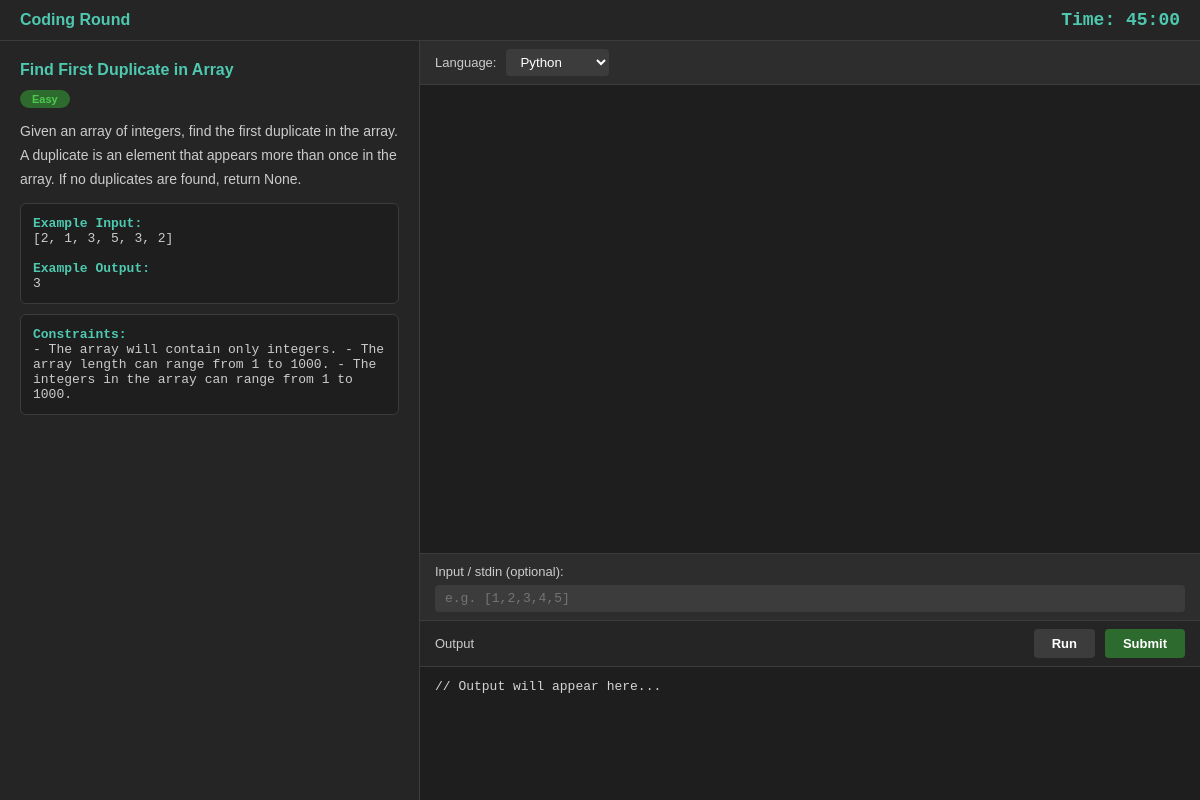
/coding-round/16/, run on the app's committed database.
### editor/models.py (models this page shows, shortened)
class CodingQuestion(models.Model):
    DIFFICULTY_CHOICES = [
        ('easy', 'Easy'),
        ('medium', 'Medium'),
        ('hard', 'Hard')
    ]
    topic = models.CharField(max_length=100)
    difficulty = models.CharField(max_length=20, choices=DIFFICULTY_CHOICES)
    language = models.CharField(max_length=50)
    title = models.CharField(max_length=200, blank=True)
    description = models.TextField()
    example_input = models.TextField(blank=True)
    example_output = models.TextField(blank=True)
    constraints = models.TextField(blank=True)
    starter_code = models.TextField(blank=True)
    created_at = models.DateTimeField(auto_now_add=True)

### editor/views.py (the view)
# urls.py: path('coding-round/<int:question_id>/', views.coding_round, name='coding_round'),
def coding_round(request, question_id):
    question = CodingQuestion.objects.get(id=question_id)
    return render(request, 'editor/coding_round.html', {
        'question': question
    })

### editor/templates/editor/coding_round.html (shortened to what this page needs)
<!DOCTYPE html>
<html>
<head>
</head>
<body>
  <div class="navbar">
    <span>Coding Round</span>
    <span class="timer">Time: <span id="timer">45:00</span></span>
  </div>
  <div class="main">
    <div class="question-panel">
      <h2>{{ question.title }}</h2>
      <span class="badge {{ question.difficulty }}">{{ question.difficulty|title }}</span>
      <p>{{ question.description }}</p>
      <div class="example-box">
        <strong>Example Input:</strong><br>{{ question.example_input }}<br><br>
        <strong>Example Output:</strong><br>{{ question.example_output }}
      </div>
      <div class="example-box" style="margin-top:10px;">
        <strong>Constraints:</strong><br>{{ question.constraints }}
      </div>
    </div>
    <div class="editor-panel">
      <div class="editor-toolbar">
        <span>Language:</span>
        <select id="language-select" onchange="changeLanguage()">
          <option value="python">Python</option>
        </select>
      </div>
      <div id="editor"></div>
      <div class="stdin-panel">
        <span>Input / stdin (optional):</span>
        <input id="stdin-input" type="text" placeholder="e.g. [1,2,3,4,5]">
      </div>
      <div class="output-panel">
        <div class="output-toolbar">
          <span>Output</span>
          <div style="display:flex; gap:10px;">
            <button class="btn btn-run" onclick="runCode()">Run</button>
            <button class="btn btn-submit" onclick="submitCode()">Submit</button>
          </div>
        </div>
        <pre id="output-box">// Output will appear here...</pre>
      </div>
    </div>
  </div>
</body>
</html>

### editor/templates/editor/coding_round.html (style rules this page uses)
* { margin: 0; padding: 0; box-sizing: border-box; }
body { font-family: Arial, sans-serif; background: #1e1e1e; color: white; height: 100vh; display: flex; flex-direction: column; }
.navbar { background: #252526; padding: 10px 20px; display: flex; justify-content: space-between; align-items: center; border-bottom: 1px solid #3c3c3c; }
.navbar span { color: #4ec9b0; font-weight: bold; }
.timer { color: #f59e0b; font-family: monospace; font-size: 18px; }
.main { display: flex; flex: 1; overflow: hidden; }
.question-panel { width: 35%; background: #252526; padding: 20px; overflow-y: auto; border-right: 1px solid #3c3c3c; }
.question-panel h2 { color: #4ec9b0; margin-bottom: 10px; font-size: 16px; }
.question-panel p { color: #ccc; font-size: 14px; line-height: 1.7; }
.badge { display: inline-block; padding: 3px 12px; border-radius: 20px; font-size: 11px; margin-bottom: 12px; font-weight: bold; }
.easy { background: #2d6a2d; color: #4ec94e; }
.example-box { background: #1e1e1e; padding: 12px; border-radius: 6px; margin-top: 12px; font-family: monospace; font-size: 13px; color: #ccc; border: 1px solid #3c3c3c; }
.example-box strong { color: #4ec9b0; }
.editor-panel { flex: 1; display: flex; flex-direction: column; }
.editor-toolbar { background: #2d2d2d; padding: 8px 15px; display: flex; align-items: center; gap: 10px; border-bottom: 1px solid #3c3c3c; }
.editor-toolbar select { background: #3c3c3c; color: white; border: none; padding: 5px 10px; border-radius: 4px; cursor: pointer; }
.editor-toolbar span { color: #ccc; font-size: 13px; }
#editor { flex: 1; min-height: 300px; }
.stdin-panel { background: #2d2d2d; padding: 8px 15px; border-top: 1px solid #3c3c3c; }
.stdin-panel span { color: #ccc; font-size: 13px; }
.stdin-panel input { width: 100%; margin-top: 5px; padding: 6px 10px; background: #3c3c3c; color: white; border: none; border-radius: 4px; font-family: monospace; font-size: 13px; }
.output-panel { height: 180px; background: #1e1e1e; border-top: 1px solid #3c3c3c; display: flex; flex-direction: column; }
.output-toolbar { background: #252526; padding: 8px 15px; display: flex; justify-content: space-between; align-items: center; border-bottom: 1px solid #3c3c3c; }
.output-toolbar span { color: #ccc; font-size: 13px; }
#output-box { padding: 12px 15px; font-family: monospace; font-size: 13px; color: #d4d4d4; overflow-y: auto; flex: 1; }
.btn { padding: 7px 18px; border: none; border-radius: 4px; cursor: pointer; font-size: 13px; font-weight: bold; }
.btn-run { background: #3c3c3c; color: white; }
.btn-submit { background: #2d6a2d; color: white; }

### data on the page
CodingQuestion: title "Find First Duplicate in Array", difficulty "Easy", description "Given an array of integers, find the first duplicate in the array. A duplicate is an element that appears more than once in the array. If no duplicates are found, return None.", example_input "[2, 1, 3, 5, 3, 2]", example_output "3", constraints "- The array will contain only integers. - The array length can range from 1 to 1000. - The integers in the array can range from 1 to 1000."
